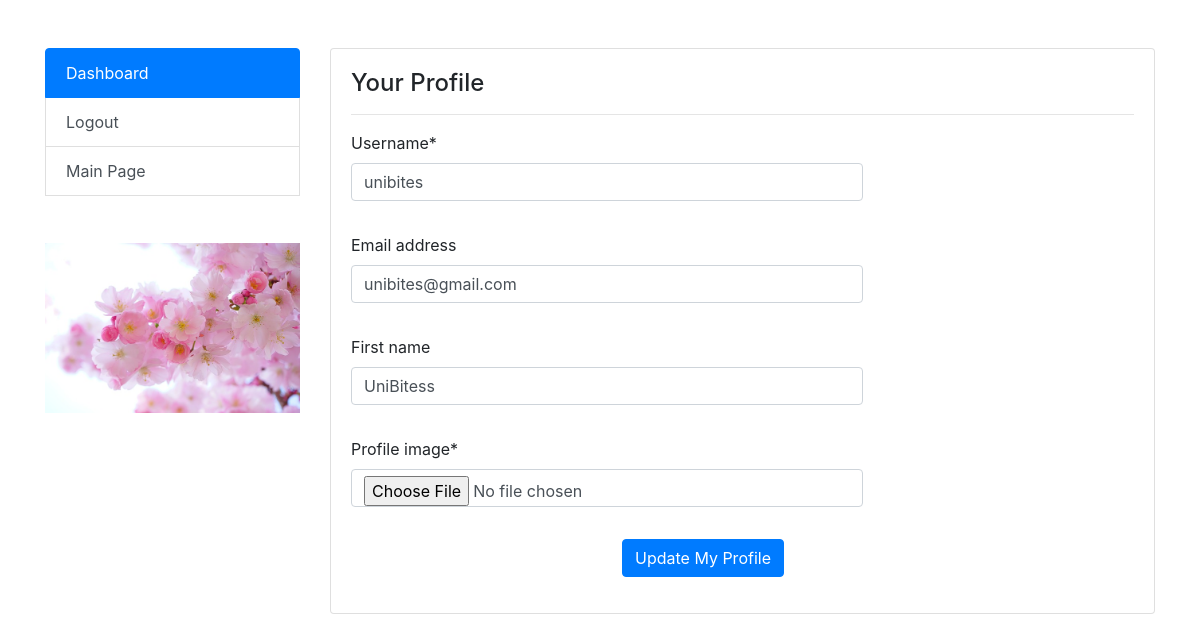
The page /account/profile/ (signed in) on the database its author committed.
### accounts/models.py (models this page shows)
class User(AbstractUser):
    profile_image = models.ImageField(upload_to = 'images', null=True)

### accounts/views.py (the view)
# urls.py: path('profile/', Profile.as_view(), name='profile'),
class Profile(UpdateView):
    model = User
    template_name = 'account/profile_update.html'
    form_class = ProfileForm
    success_url = reverse_lazy('account:profile')
    def get_object(self):
        return User.objects.get(pk = self.request.user.pk)
    def get_form_kwargs(self):
        kwargs = super(Profile, self).get_form_kwargs()
        kwargs.update({
            'user': self.request.user
        })
        return kwargs

### accounts/forms.py
class ProfileForm(forms.ModelForm):
    def __init__(self, *args, **kwargs):
        user = kwargs.pop('user')
        super(ProfileForm, self).__init__(*args, **kwargs)
        self.fields['username'].help_text = None
        if not user.is_superuser:
            self.fields['username'].disabled = True
            self.fields['email'].disabled = True
    class Meta:
        model = User
        fields = ['username', 'email', 'first_name', 'profile_image']
        widgets = {
         'profile_image': forms.FileInput(attrs={'class': 'fileUpload'})
       }

### accounts/templates/account/profile_update.html (shortened to what this page needs)
{% load static %}
{% load crispy_forms_tags %}
<!DOCTYPE html>
<html lang="en">
<head>
    <link href="//maxcdn.bootstrapcdn.com/bootstrap/4.1.1/css/bootstrap.min.css" rel="stylesheet" id="bootstrap-css">
</head>
<body>
    <br><br>
<div class="container">
	<div class="row">
		<div class="col-md-3 ">
		     <div class="list-group ">
              <a href="{% url 'account:profile' %}" class="list-group-item list-group-item-action active">Dashboard</a>
              <a href="javascript:{document.getElementById('logout').submit()}" class="list-group-item list-group-item-action">Logout</a>
              <a href="{% url 'app:home' %}" class="list-group-item list-group-item-action">Main Page</a>
              <img class="mt-5" src="{% if user.profile_image %}{{ user.profile_image.url }}{% else %}/path_to_default_image.jpg{% endif %}" alt="Profile Image">
            </div>
		</div>
		<div class="col-md-9">
		    <div class="card">
		        <div class="card-body">
		            <div class="row">
		                <div class="col-md-12">
		                    <h4>Your Profile</h4>
		                    <hr>
		                </div>
		            </div>
		            <div class="row">
		                <div class="col-md-12">
                            <form method="POST" enctype="multipart/form-data">{% csrf_token %}
                                <div class="form-group row">
                                <div class="col-8">
                                    {{form.username|as_crispy_field}}                                </div>
                              </div>
                              <div class="form-group row">
                                <div class="col-8">
                                    {{form.email|as_crispy_field}}
                                </div>
                              </div>
                              <div class="form-group row">
                                <div class="col-8">
                                    {{form.first_name|as_crispy_field}}
                                </div>
                              </div>
                              <div class="form-group row">
                                <div class="col-8">
                                    {{form.profile_image|as_crispy_field}}
                                </div>
                              </div>
                              <div class="form-group row">
                                <div class="offset-4 col-8">
                                  <button name="submit" type="submit" class="btn btn-primary">Update My Profile</button>
                                </div>
                              </div>
                            </form>
		                </div>
		            </div>
		        </div>
		    </div>
		</div>
	</div>
</div>
</body>
</html>

### rows shown on the page
User: profile_image (picture), username "unibites", email "unibites@gmail.com", first_name "UniBitess"
